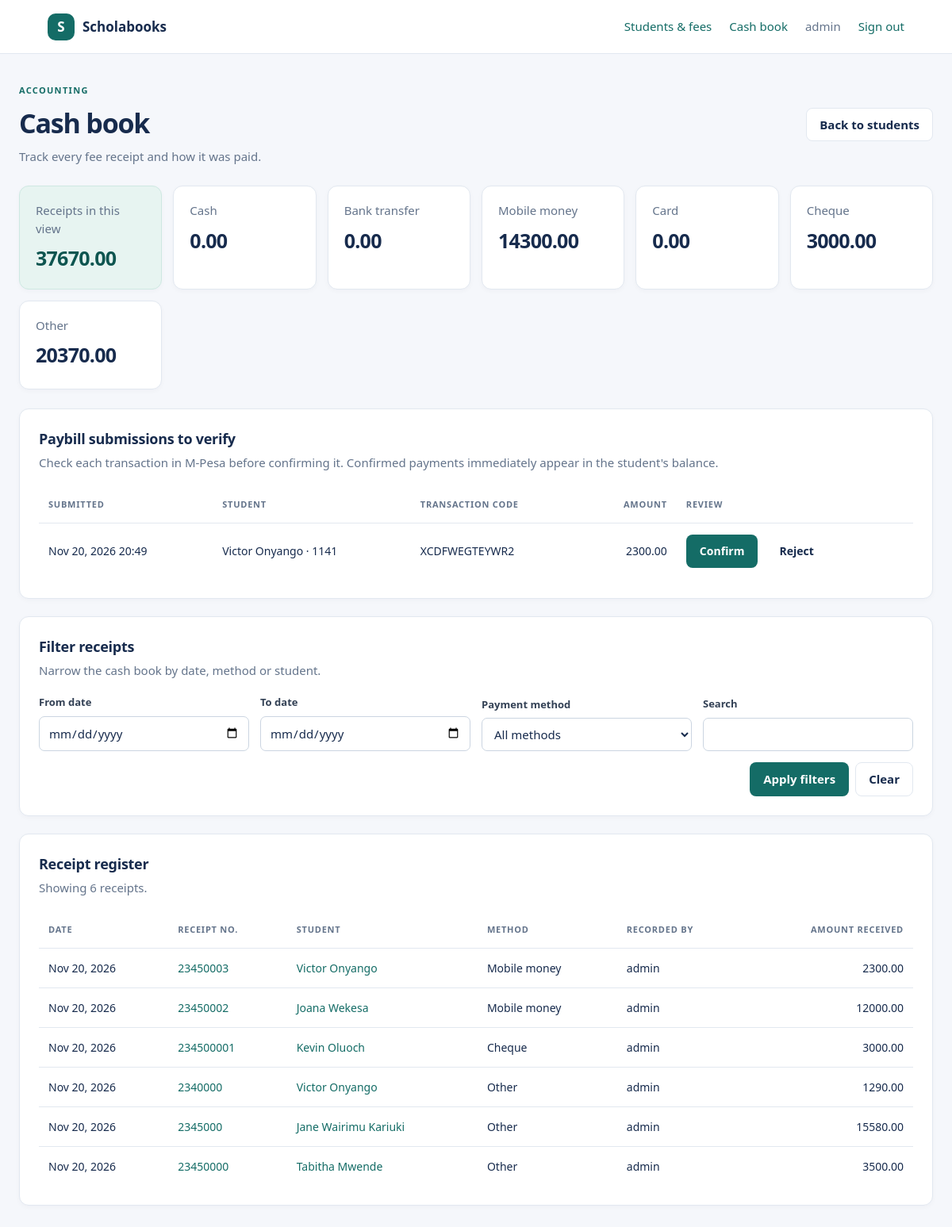
Screenshot of /staff/cash-book/ (signed in) with the database file from the repository.
### myapp/models.py (models this page shows, shortened)
class Payment(models.Model):
    student = models.ForeignKey(
        Student,
        on_delete=models.PROTECT,
        related_name='payments',
    )
    amount = models.DecimalField(
        max_digits=10,
        decimal_places=2,
        validators=[MinValueValidator(Decimal('0.01'))],
    )
    receipt_number = models.CharField(max_length=50, unique=True)
    payment_method = models.CharField(max_length=20, choices=PAYMENT_METHOD_CHOICES)
    payment_date = models.DateField(default=timezone.localdate)
    note = models.CharField(max_length=250, blank=True)
    recorded_by = models.ForeignKey(
        settings.AUTH_USER_MODEL,
        on_delete=models.SET_NULL,
        null=True,
        blank=True,
        related_name='school_fee_payments',
    )
    created_at = models.DateTimeField(auto_now_add=True)
    class Meta:
        ordering = ['-payment_date', '-pk']

class FeePaymentRequest(models.Model):
    METHOD_STK = 'stk_push'
    METHOD_PAYBILL = 'paybill'
    METHOD_CHOICES = [
        (METHOD_STK, 'M-Pesa STK Push'),
        (METHOD_PAYBILL, 'M-Pesa Paybill'),
    ]
    STATUS_PENDING = 'pending'
    STATUS_CONFIRMED = 'confirmed'
    STATUS_FAILED = 'failed'
    STATUS_CHOICES = [
        (STATUS_PENDING, 'Pending verification'),
        (STATUS_CONFIRMED, 'Confirmed'),
        (STATUS_FAILED, 'Failed'),
    ]
    student = models.ForeignKey(
        Student,
        on_delete=models.PROTECT,
        related_name='fee_payment_requests',
    )
    method = models.CharField(max_length=16, choices=METHOD_CHOICES)
    amount = models.DecimalField(
        max_digits=10,
        decimal_places=2,
        validators=[MinValueValidator(Decimal('1.00'))],
    )
    phone_number = models.CharField(max_length=16, blank=True)
    paybill_reference = models.CharField(max_length=32, blank=True, unique=True, null=True)
    checkout_request_id = models.CharField(max_length=100, blank=True, unique=True, null=True)
    merchant_request_id = models.CharField(max_length=100, blank=True)
    status = models.CharField(
        max_length=16,
        choices=STATUS_CHOICES,
        default=STATUS_PENDING,
    )
    status_message = models.CharField(max_length=250, blank=True)
    payment = models.OneToOneField(
        Payment,
        on_delete=models.PROTECT,
        related_name='student_request',
        null=True,
        blank=True,
    )
    created_at = models.DateTimeField(auto_now_add=True)
    updated_at = models.DateTimeField(auto_now=True)
    class Meta:
        ordering = ['-created_at', '-pk']

class Student(models.Model):
    admission_number = models.CharField(max_length=30, unique=True)
    name = models.CharField(max_length=100)
    class_name = models.CharField(max_length=64)
    admission_date = models.DateField(default=timezone.localdate)
    age = models.IntegerField(null=True, blank=True, validators=[MinValueValidator(1)])
    email = models.EmailField(blank=True)
    guardian_name = models.CharField(max_length=100, blank=True)
    guardian_phone = models.CharField(max_length=30, blank=True)
    fee_total = models.DecimalField(
        max_digits=10,
        decimal_places=2,
        default=Decimal('15580.00'),
        validators=[MinValueValidator(Decimal('0.00'))],
    )
    class Meta:
        ordering = ['name', 'admission_number']

### myapp/views.py (the view, shortened to what this page needs)
# urls.py: path('cash-book/', views.cash_book, name='cash-book'),
@staff_required
def cash_book(request):
    form = CashBookFilterForm(request.GET or None)
    payments = Payment.objects.select_related('student', 'recorded_by')
    if not form.is_bound or form.is_valid():
        filters = form.cleaned_data if form.is_bound else {}
        if filters.get('start_date'):
            payments = payments.filter(payment_date__gte=filters['start_date'])
        if filters.get('end_date'):
            payments = payments.filter(payment_date__lte=filters['end_date'])
        if filters.get('payment_method'):
            payments = payments.filter(payment_method=filters['payment_method'])
    total_received = payments.aggregate(total=Sum('amount'))['total'] or Decimal('0.00')
    method_totals_by_code = dict(
        payments.values('payment_method')
        .annotate(total=Sum('amount'))
        .values_list('payment_method', 'total')
    )
    method_totals = [
        {'label': label, 'total': method_totals_by_code.get(code, Decimal('0.00'))}
        for code, label in Payment._meta.get_field('payment_method').choices
    ]
    page_obj = Paginator(payments, 50).get_page(request.GET.get('page'))
    def page_url(page_number):
        query = request.GET.copy()
        query['page'] = page_number
        return f'?{query.urlencode()}'
    return render(request, 'cash_book.html', {
        'form': form,
        'page_obj': page_obj,
        'total_received': total_received,
        'method_totals': method_totals,
        'pending_paybill_requests': FeePaymentRequest.objects.filter(
            method=FeePaymentRequest.METHOD_PAYBILL,
            status=FeePaymentRequest.STATUS_PENDING,
        ).select_related('student'),
        'previous_url': page_url(page_obj.previous_page_number()) if page_obj.has_previous() else None,
        'next_url': page_url(page_obj.next_page_number()) if page_obj.has_next() else None,
    })

### myapp/forms.py (shortened to what this page needs)
class CashBookFilterForm(forms.Form):
    start_date = forms.DateField(
        required=False,
        label='From date',
        widget=forms.DateInput(attrs={'type': 'date'}),
    )
    end_date = forms.DateField(
        required=False,
        label='To date',
        widget=forms.DateInput(attrs={'type': 'date'}),
    )
    payment_method = forms.ChoiceField(
        required=False,
        label='Payment method',
        choices=[('', 'All methods')] + list(
            Payment._meta.get_field('payment_method').choices
        ),
    )
    search = forms.CharField(required=False, label='Search')

### myapp/templates/cash_book.html (shortened to what this page needs)
{% extends 'base.html' %}
{% block content %}
<div class="page-heading">
    <div>
        <p class="eyebrow">ACCOUNTING</p>
        <h1>Cash book</h1>
        <p class="muted">Track every fee receipt and how it was paid.</p>
    </div>
    <a class="button button-secondary" href="{% url 'dashboard' %}">Back to students</a>
</div>
<section class="summary-grid cashbook-summary">
    <article class="summary-card summary-highlight">
        <span class="summary-label">Receipts in this view</span>
        <strong>{{ total_received|floatformat:2 }}</strong>
    </article>
    {% for method in method_totals %}
        <article class="summary-card">
            <span class="summary-label">{{ method.label }}</span>
            <strong>{{ method.total|floatformat:2 }}</strong>
        </article>
    {% endfor %}
</section>
<section class="card">
    <div class="section-heading">
        <div><h2>Paybill submissions to verify</h2><p class="muted">Check each transaction in M-Pesa before confirming it. Confirmed payments immediately appear in the student's balance.</p></div>
    </div>
    <div class="table-wrap">
        <table>
            <thead><tr><th>Submitted</th><th>Student</th><th>Transaction code</th><th class="numeric">Amount</th><th>Review</th></tr></thead>
            <tbody>
                {% for payment_request in pending_paybill_requests %}
                    <tr>
                        <td>{{ payment_request.created_at|date:'M j, Y H:i' }}</td>
                        <td>{{ payment_request.student.name }} · {{ payment_request.student.admission_number }}</td>
                        <td>{{ payment_request.paybill_reference }}</td>
                        <td class="numeric">{{ payment_request.amount|floatformat:2 }}</td>
                        <td>
                            <form method="post" action="{% url 'review-paybill-request' payment_request.pk %}" class="button-row">
                                <button class="button button-primary" name="decision" value="confirm" type="submit">Confirm</button>
                                <button class="button button-secondary" name="decision" value="reject" type="submit">Reject</button>
                            </form>
                        </td>
                    </tr>
                {% empty %}
                    <tr><td class="empty-state" colspan="5">No Paybill submissions are waiting for review.</td></tr>
                {% endfor %}
            </tbody>
        </table>
    </div>
</section>
<section class="card">
    <div class="section-heading">
        <div><h2>Filter receipts</h2><p class="muted">Narrow the cash book by date, method or student.</p></div>
    </div>
    <form class="cashbook-filters" method="get" action="{% url 'cash-book' %}">
        {% for field in form %}
            <div class="field">
                <label for="{{ field.id_for_label }}">{{ field.label }}</label>
                {{ field }}
            </div>
        {% endfor %}
        <div class="filter-actions">
            <button class="button button-primary" type="submit">Apply filters</button>
            <a class="button button-secondary" href="{% url 'cash-book' %}">Clear</a>
        </div>
    </form>
</section>
<section class="card">
    <div class="section-heading">
        <div><h2>Receipt register</h2><p class="muted">Showing {{ page_obj.paginator.count }} receipt{{ page_obj.paginator.count|pluralize }}.</p></div>
    </div>
    <div class="table-wrap">
        <table>
            <thead>
                <tr><th>Date</th><th>Receipt no.</th><th>Student</th><th>Method</th><th>Recorded by</th><th class="numeric">Amount received</th></tr>
            </thead>
            <tbody>
                {% for payment in page_obj %}
                    <tr>
                        <td>{{ payment.payment_date|date:'M j, Y' }}</td>
                        <td><a href="{% url 'payment-receipt' payment.pk %}">{{ payment.receipt_number }}</a></td>
                        <td><a href="{% url 'student-detail' payment.student.pk %}">{{ payment.student.name }}</a></td>
                        <td>{{ payment.get_payment_method_display }}</td>
                        <td>{{ payment.recorded_by.get_full_name|default:payment.recorded_by.username|default:'—' }}</td>
                        <td class="numeric">{{ payment.amount|floatformat:2 }}</td>
                    </tr>
                {% empty %}
                    <tr><td class="empty-state" colspan="6">No receipts match these filters.</td></tr>
                {% endfor %}
            </tbody>
        </table>
    </div>
</section>
{% endblock %}

### myapp/templates/base.html (shortened to what this page needs)
{% load static %}
<!doctype html>
<html lang="en">
<head>
    <link rel="stylesheet" href="{% static 'css/style.css' %}">
</head>
<body>
    <header class="topbar">
        <a class="brand" href="{% url 'dashboard' %}"><span class="brand-mark">S</span> Scholabooks</a>
        {% if user.is_authenticated %}
            <nav class="topbar-actions">
                <a href="{% url 'dashboard' %}">Students &amp; fees</a>
                <a href="{% url 'cash-book' %}">Cash book</a>
                <span class="staff-name">{{ user.get_full_name|default:user.username }}</span>
                <form method="post" action="{% url 'logout' %}">
                    <button class="link-button" type="submit">Sign out</button>
                </form>
            </nav>
        {% endif %}
    </header>
    <main class="page">
        {% block content %}{% endblock %}
    </main>
</body>
</html>

### myapp/static/css/style.css (style rules this page uses)
:root { --ink: #172b4d; --muted: #64748b; --line: #e2e8f0; --paper: #fff; --canvas: #f5f7fb; --brand: #146c66; --brand-dark: #0e5550; --soft-brand: #e7f4f1; --danger: #b42318; }
* { box-sizing: border-box; }
body { margin: 0; background: var(--canvas); color: var(--ink); font: 15px/1.5 "Segoe UI", Arial, sans-serif; }
a { color: var(--brand); text-decoration: none; }
.topbar { align-items: center; background: var(--paper); border-bottom: 1px solid var(--line); display: flex; justify-content: space-between; min-height: 68px; padding: 0 clamp(20px, 5vw, 72px); }
.brand { align-items: center; color: var(--ink); display: inline-flex; font-size: 17px; font-weight: 700; gap: 10px; }
.brand-mark { align-items: center; background: var(--brand); border-radius: 10px; color: #fff; display: inline-flex; height: 34px; justify-content: center; width: 34px; }
.topbar-actions, .topbar-actions form { align-items: center; display: flex; gap: 22px; }
.staff-name, .muted, .summary-label { color: var(--muted); }
.link-button { background: none; border: 0; color: var(--brand); cursor: pointer; font: inherit; padding: 0; }
.page { margin: 0 auto; max-width: 1240px; padding: 38px 24px 64px; }
.page-heading, .section-heading { align-items: center; display: flex; gap: 20px; justify-content: space-between; }
.page-heading { margin-bottom: 26px; }
h1, h2, p { margin-top: 0; }
h1 { font-size: clamp(26px, 4vw, 34px); letter-spacing: -.035em; margin-bottom: 5px; }
h2 { font-size: 18px; letter-spacing: -.015em; margin-bottom: 5px; }
.eyebrow { color: var(--brand); font-size: 11px; font-weight: 700; letter-spacing: .12em; margin-bottom: 7px; }
.muted { margin-bottom: 0; }
.button, button.button { align-items: center; border: 1px solid transparent; border-radius: 8px; cursor: pointer; display: inline-flex; font: inherit; font-weight: 650; justify-content: center; min-height: 42px; padding: 9px 16px; text-decoration: none; }
.button-primary { background: var(--brand); color: #fff; }
.button-secondary { background: #fff; border-color: var(--line); color: var(--ink); }
.button-row { display: flex; flex-wrap: wrap; gap: 10px; }
.card, .summary-card { background: var(--paper); border: 1px solid var(--line); border-radius: 12px; box-shadow: 0 2px 6px rgb(23 43 77 / 3%); }
.card { margin-bottom: 22px; padding: 24px; }
.summary-grid { display: grid; gap: 14px; grid-template-columns: repeat(4, minmax(0, 1fr)); margin-bottom: 24px; }
.cashbook-summary { grid-template-columns: repeat(auto-fit, minmax(170px, 1fr)); }
.summary-card { min-height: 112px; padding: 19px 20px; }
.summary-card strong, .balance-card strong { display: block; font-size: 25px; letter-spacing: -.03em; margin-top: 8px; }
.summary-highlight { background: var(--soft-brand); border-color: #cee8e2; }
.summary-highlight strong, .balance-card strong { color: var(--brand-dark); }
.section-heading { margin-bottom: 20px; }
input, select, textarea { background: #fff; border: 1px solid #cbd5e1; border-radius: 7px; color: var(--ink); font: inherit; min-height: 42px; padding: 9px 11px; width: 100%; }
.cashbook-filters { align-items: end; display: grid; gap: 14px; grid-template-columns: repeat(4, minmax(0, 1fr)); }
.cashbook-filters .field { margin-bottom: 0; }
.filter-actions { display: flex; gap: 8px; grid-column: 1 / -1; justify-content: flex-end; }
.table-wrap { overflow-x: auto; }
table { border-collapse: collapse; min-width: 740px; width: 100%; }
th { color: var(--muted); font-size: 11px; font-weight: 700; letter-spacing: .07em; text-align: left; text-transform: uppercase; }
th, td { border-bottom: 1px solid var(--line); padding: 14px 12px; white-space: nowrap; }
tbody tr:last-child td { border-bottom: 0; }
td { font-size: 14px; }
.numeric { text-align: right; }
.field { display: flex; flex-direction: column; gap: 7px; margin-bottom: 18px; }
.field label { color: #334155; font-size: 13px; font-weight: 650; }

### rows the page displays
Payment: label "Cheque", total "3000.00", payment_date "Nov 20, 2026", receipt_number "234500001", student.name "Kevin Oluoch", payment_method "Cheque", recorded_by.get_full_name "admin", amount "3000.00"
FeePaymentRequest: created_at "Nov 20, 2026 20:49", student.name "Victor Onyango", student.admission_number "1141", paybill_reference "XCDFWEGTEYWR2", amount "2300.00"
Payment: payment_date "Nov 20, 2026", receipt_number "23450003", student.name "Victor Onyango", payment_method "Mobile money", recorded_by.get_full_name "admin", amount "2300.00"
Payment: payment_date "Nov 20, 2026", receipt_number "23450002", student.name "Joana Wekesa", payment_method "Mobile money", recorded_by.get_full_name "admin", amount "12000.00"
Payment: payment_date "Nov 20, 2026", receipt_number "2340000", student.name "Victor Onyango", payment_method "Other", recorded_by.get_full_name "admin", amount "1290.00"
Payment: payment_date "Nov 20, 2026", receipt_number "2345000", student.name "Jane Wairimu Kariuki", payment_method "Other", recorded_by.get_full_name "admin", amount "15580.00"
Payment: payment_date "Nov 20, 2026", receipt_number "23450000", student.name "Tabitha Mwende", payment_method "Other", recorded_by.get_full_name "admin", amount "3500.00"

### other values shown
{{ user.get_full_name|default:user.username }} "admin"
{{ total_received|floatformat:2 }} "37670.00"
{{ method.label }} "Cash" "Bank transfer" "Mobile money" "Card" "Other"
{{ method.total|floatformat:2 }} "0.00" "0.00" "14300.00" "0.00" "20370.00"
{{ field.label }} "From date" "To date" "Payment method" "Search"
{{ page_obj.paginator.count }} "6"
